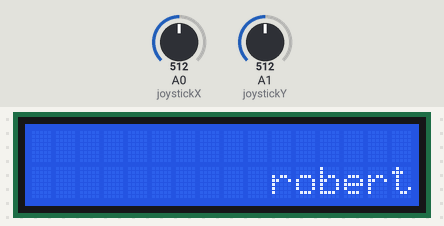
Bench run of a sketch on a simulated Arduino Uno, built with avr-gcc and run on an emulated ATmega328P. On the bench: 16×2 character LCD. The inputs (shaded band) are chosen by the test bench; at power-on: A0 (joystickX) = 512, A1 (joystickY) = 512.

Above: at 1.2 s.
1.3 s: A0 (joystickX) set to 716
At 2.0 s:
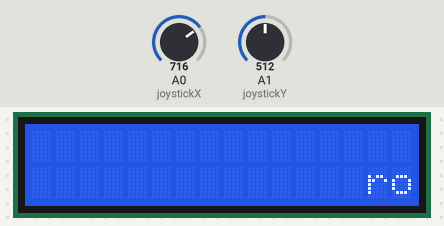
2.8 s: A1 (joystickY) set to 306
At 3.3 s:
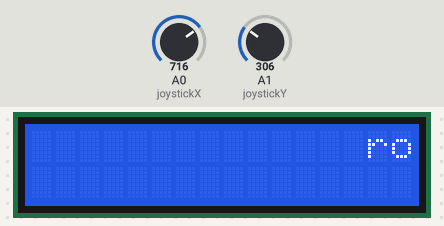
5.8 s: A0 (joystickX) set to 511
At 7.1 s:
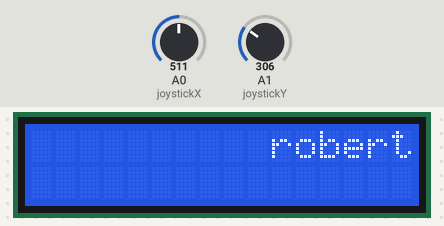
8.8 s: A0 (joystickX) set to 900
At 10.0 s:
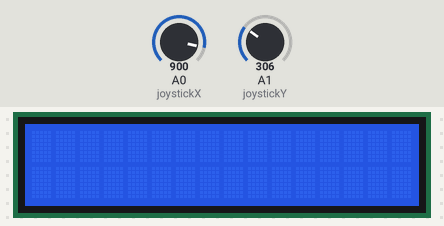
10.3 s: A0 (joystickX) set to 544
At 11.3 s:
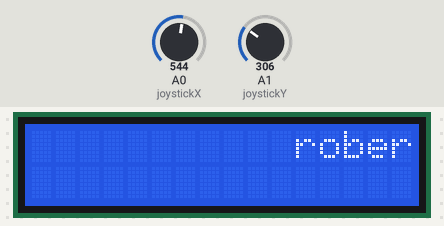
11.8 s: A0 (joystickX) set to 517
At 12.5 s:
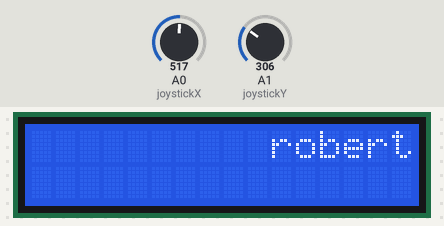
Timing chart, 0 to 14.8 s (numbered marks = the images above; inputs shaded):
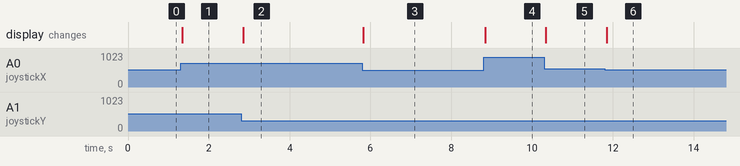

The sketch:

LCD-Display.ino
```cpp
#include <Wire.h>
#include <LiquidCrystal_I2C.h>
LiquidCrystal_I2C lcd(0x27, 16, 2);

const int joystickX = A0;
const int joystickY = A1;

int raw = 0;
int raw_1 = 0;

void setup() {
  lcd.init();
  lcd.backlight();
}

void loop() {
  int xValue = analogRead(joystickX);
  int yValue = analogRead(joystickY);


  raw = map(xValue, 0, 670, 0, 14);
  raw_1 = map(yValue, 0, 670, 0, 2);

  lcd.clear();
  lcd.setCursor(raw, raw_1);
  lcd.print("robert");
}
```

Measured:
- after the input at 1.3 s, the display: changes at once (image 1)
- after the input at 2.8 s, the display: changes after 0.05 s (image 2)
- after the input at 5.8 s, the display: changes at once (image 3)
- after the input at 8.8 s, the display: changes at once (image 4)
- after the input at 10.3 s, the display: changes at once (image 5)
- after the input at 11.8 s, the display: changes after 0.05 s (image 6)
